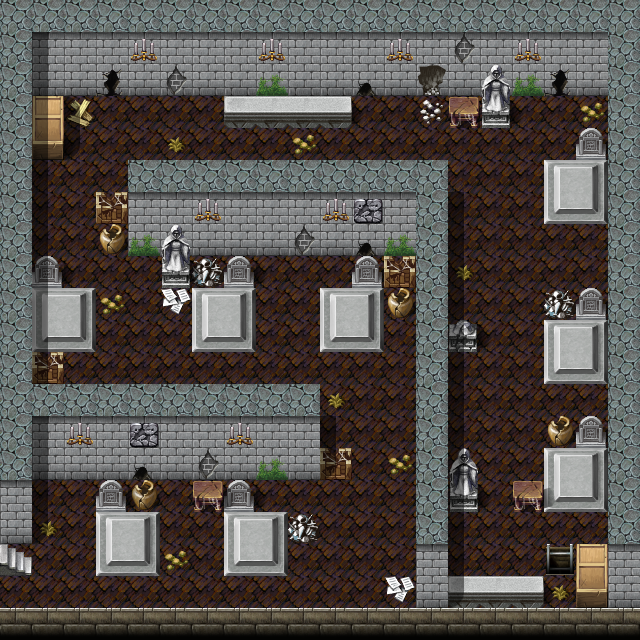

Tiled map render using the project's own tile images. Description and the map definition, with tile-layer contents summarised, below:
An orthogonal 20x20 tile map with 32x32 px tiles, 3 tile layers (Ground, Objects, Above), 1 hidden layer not drawn, 15 tilesets and 16 objects (9x sign, 5x spawn, 2x mapchange).

<map version="1.0" orientation="orthogonal" width="20" height="20" tilewidth="32" tileheight="32">
    <tileset firstgid="1" name="map_22" tilewidth="32" tileheight="32">
        <image source="../drawable/map_22.png" />
    </tileset>
    <tileset firstgid="65" name="map_7" tilewidth="32" tileheight="32">
        <image source="../drawable/map_7.png" />
    </tileset>
    <tileset firstgid="129" name="map_5" tilewidth="32" tileheight="32">
        <image source="../drawable/map_5.png" />
    </tileset>
    <tileset firstgid="193" name="map_25" tilewidth="32" tileheight="32">
        <image source="../drawable/map_25.png" />
    </tileset>
    <tileset firstgid="257" name="map_14" tilewidth="32" tileheight="32">
        <image source="../drawable/map_14.png" />
    </tileset>
    <tileset firstgid="321" name="map_8" tilewidth="32" tileheight="32">
        <image source="../drawable/map_8.png" />
    </tileset>
    <tileset firstgid="385" name="map_1" tilewidth="32" tileheight="32">
        <image source="../drawable/map_1.png" />
    </tileset>
    <tileset firstgid="449" name="map_3" tilewidth="32" tileheight="32">
        <image source="../drawable/map_3.png" />
    </tileset>
    <tileset firstgid="513" name="map_10" tilewidth="32" tileheight="32">
        <image source="../drawable/map_10.png" />
    </tileset>
    <tileset firstgid="577" name="map_2" tilewidth="32" tileheight="32">
        <image source="../drawable/map_2.png" />
    </tileset>
    <tileset firstgid="641" name="map_21" tilewidth="32" tileheight="32">
        <image source="../drawable/map_21.png" />
    </tileset>
    <tileset firstgid="705" name="map_12" tilewidth="32" tileheight="32">
        <image source="../drawable/map_12.png" />
    </tileset>
    <tileset firstgid="769" name="map_9" tilewidth="32" tileheight="32">
        <image source="../drawable/map_9.png" />
    </tileset>
    <tileset firstgid="833" name="map_23" tilewidth="32" tileheight="32">
        <image source="../drawable/map_23.png" />
    </tileset>
    <tileset firstgid="897" name="map_0" tilewidth="32" tileheight="32">
        <image source="../drawable/map_0.png" />
    </tileset>
    <layer name="Ground" width="20" height="20">
        <data>[400 cells, 400 non-empty, 11 distinct tile ids]</data>
    </layer>
    <layer name="Objects" width="20" height="20">
        <data>[400 cells, 86 non-empty, 26 distinct tile ids]</data>
    </layer>
    <layer name="Above" width="20" height="20">
        <data>[400 cells, 36 non-empty, 4 distinct tile ids]</data>
    </layer>
    <layer name="Walkable" width="20" height="20" visible="0">
        <data>[400 cells, 251 non-empty, 1 distinct tile ids]</data>
    </layer>
    <objectgroup name="Mapevents">
        <object name="down" type="mapchange" x="544" y="544" width="32" height="32">
            <properties>
                <property name="map" value="catacombs3" />
                <property name="place" value="up" />
            </properties>
        </object>
        <object name="up" type="mapchange" x="0" y="544" width="32" height="32">
            <properties>
                <property name="map" value="catacombs1" />
                <property name="place" value="down" />
            </properties>
        </object>
        <object name="sign_catacombs2_grave2" type="sign" x="320" y="256" width="32" height="32" />
        <object name="sign_catacombs2_grave1" type="sign" x="256" y="256" width="32" height="32" />
        <object name="sign_catacombs2_grave5" type="sign" x="544" y="128" width="32" height="32" />
        <object name="sign_catacombs2_grave4" type="sign" x="256" y="480" width="32" height="32" />
        <object name="sign_catacombs2_grave3" type="sign" x="64" y="480" width="32" height="32" />
        <object name="sign_catacombs2_grave6" type="sign" x="576" y="256" width="32" height="32" />
        <object name="sign_catacombs2_grave7" type="sign" x="576" y="384" width="32" height="32" />
        <object name="sign_catacombs2_papers2" type="sign" x="384" y="576" width="32" height="32" />
        <object name="sign_catacombs2_papers1" type="sign" x="160" y="288" width="32" height="32" />
    </objectgroup>
    <objectgroup name="Spawn rats" visible="0">
        <object name="catacombrat1" type="spawn" x="64" y="96" width="480" height="512">
            <properties>
                <property name="quantity" value="4" />
                <property name="spawngroup" value="catacombrat1" />
            </properties>
        </object>
    </objectgroup>
    <objectgroup name="Spawn guards" visible="0">
        <object name="catacombguard2" type="spawn" x="224" y="128" width="128" height="32">
            <properties>
                <property name="spawngroup" value="catacombguard2" />
            </properties>
        </object>
        <object name="catacombguard2_1" type="spawn" x="32" y="96" width="160" height="288">
            <properties>
                <property name="spawngroup" value="catacombguard2" />
            </properties>
        </object>
        <object name="catacombguard2_2" type="spawn" x="416" y="96" width="192" height="448">
            <properties>
                <property name="quantity" value="2" />
                <property name="spawngroup" value="catacombguard2" />
            </properties>
        </object>
        <object name="catacombguard2_3" type="spawn" x="256" y="256" width="160" height="352">
            <properties>
                <property name="spawngroup" value="catacombguard2" />
            </properties>
        </object>
    </objectgroup>
    <objectgroup name="Keys" />
</map>
